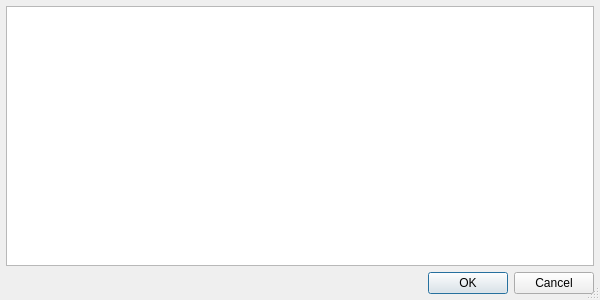
<?xml version="1.0" encoding="UTF-8"?>
<ui version="4.0">
 <class>sf::SelectImplementationDialog</class>
 <widget class="QDialog" name="sf::SelectImplementationDialog">
  <property name="geometry">
   <rect>
    <x>0</x>
    <y>0</y>
    <width>600</width>
    <height>300</height>
   </rect>
  </property>
  <property name="windowTitle">
   <string>Select Type</string>
  </property>
  <property name="sizeGripEnabled">
   <bool>true</bool>
  </property>
  <layout class="QVBoxLayout" name="verticalLayout">
   <property name="leftMargin">
    <number>6</number>
   </property>
   <property name="topMargin">
    <number>6</number>
   </property>
   <property name="rightMargin">
    <number>6</number>
   </property>
   <property name="bottomMargin">
    <number>6</number>
   </property>
   <item>
    <widget class="QTreeView" name="listAvailable">
     <property name="alternatingRowColors">
      <bool>true</bool>
     </property>
     <property name="itemsExpandable">
      <bool>false</bool>
     </property>
     <property name="expandsOnDoubleClick">
      <bool>false</bool>
     </property>
    </widget>
   </item>
   <item>
    <widget class="QDialogButtonBox" name="buttonBox">
     <property name="standardButtons">
      <set>QDialogButtonBox::Cancel|QDialogButtonBox::Ok</set>
     </property>
    </widget>
   </item>
  </layout>
 </widget>
 <resources/>
 <connections/>
</ui>
